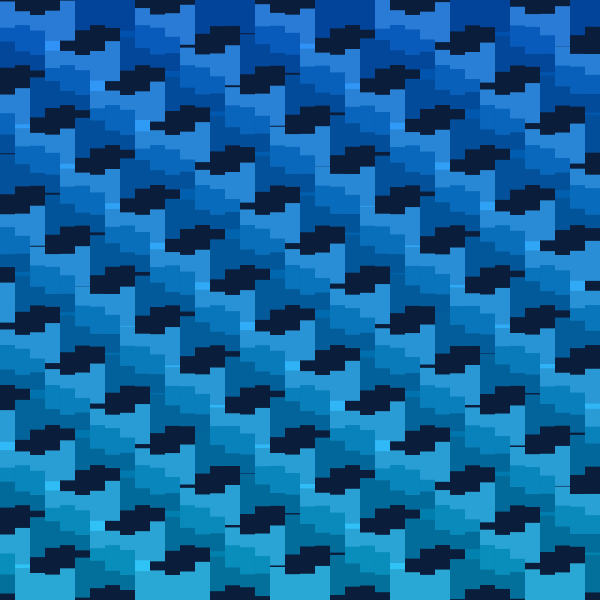
Frame 1 (no input)
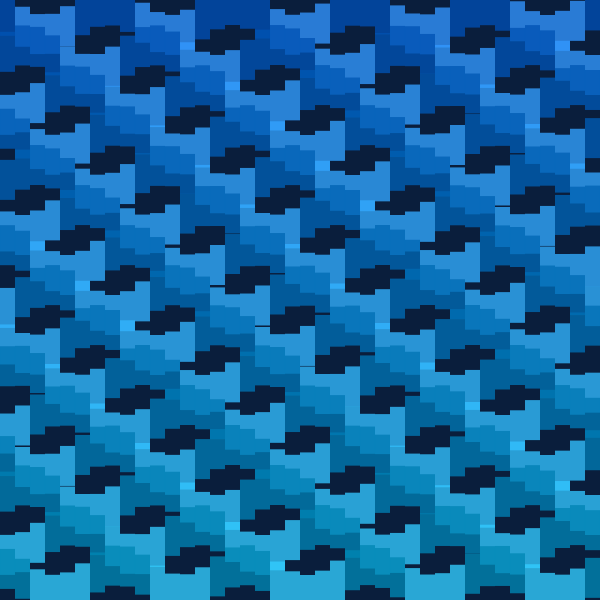
Frame 60 (no input)
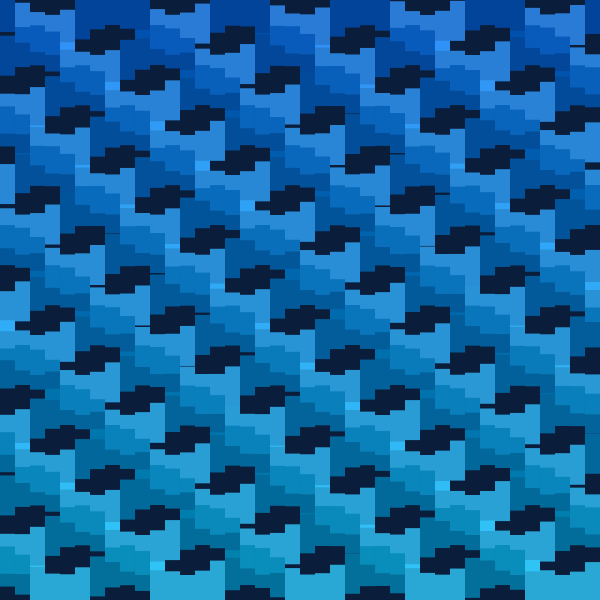
Frame 120 (the mouse pressed at the canvas centre since frame 60)

The p5.js sketch that drew these frames (run headless with seeded random() and noise() and a simulated clock; from frame 60 on, the mouse is pressed at the canvas centre):

// p5.js sketch
// ── sketch.js
function setup() {
  createCanvas(600, 600);
  noStroke();
}

function draw() {
  background(10, 30, 60);

  // Outer loop
  for (let y = 0; y < height; y += 40) {
    let baseColor = color(0, 100 + y / 5, 200 + y / 10, 180);

    // Inner loop
    for (let x = 0; x < width; x += 15) {
      let wave = sin((x + frameCount * 2) * 0.05 + y * 0.1);
      let offset = wave * 15;

      // IF/ELSE
      if (wave > 0) {
        fill(50, 150 + y / 10, 255, 200);
      } else {
        fill(0, 80 + y / 10, 180, 200);
      }

      rect(x, y + offset, 15, 40);
    }
  }
}
